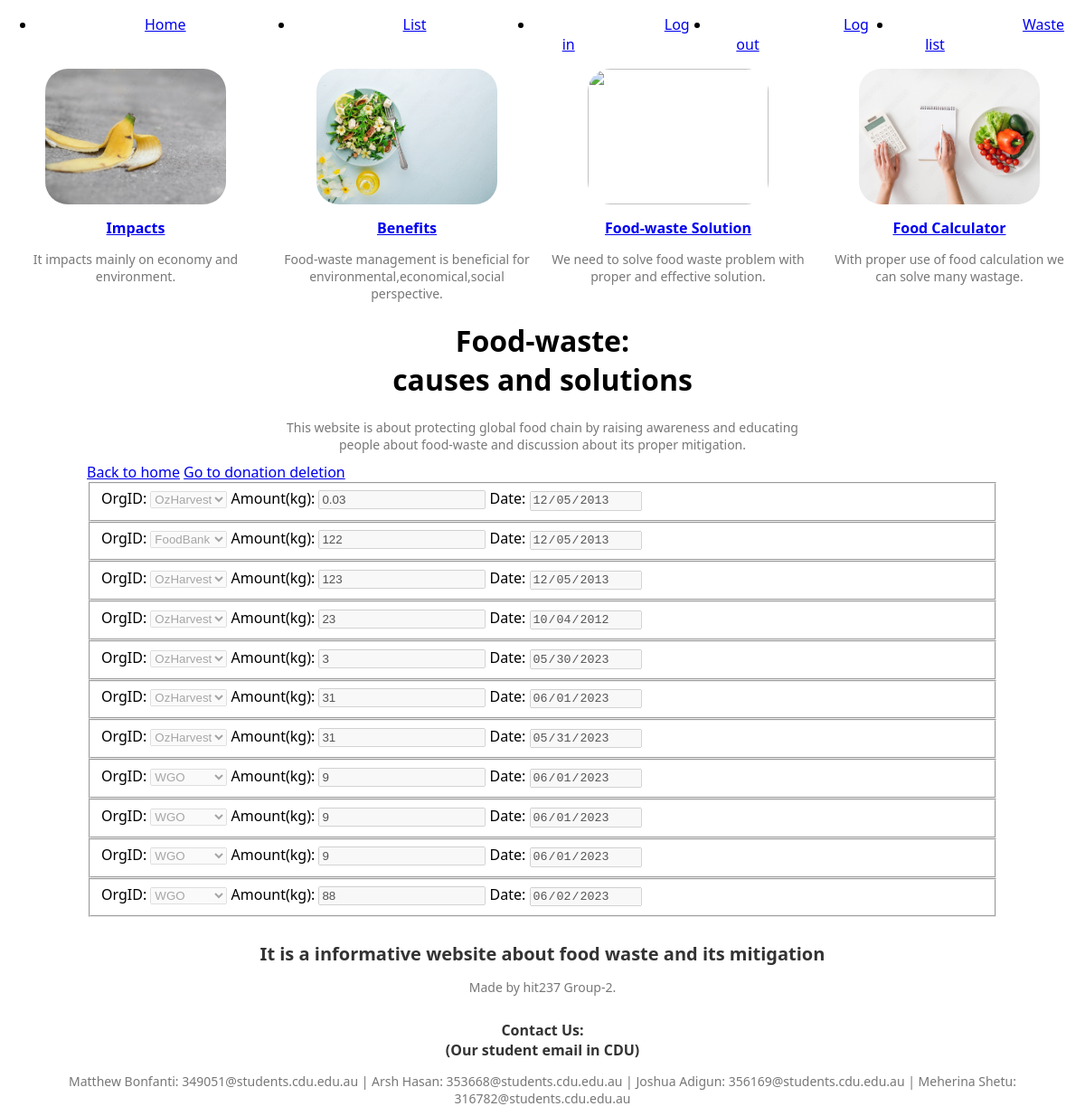
The app's page /audit/donate/past (signed in) with its own data.
### audit/models.py (models this page shows, shortened)
class Donate(models.Model):
     userID= models.ForeignKey(auth.User, on_delete =models.CASCADE, db_column = 'userID')    # foreign key of userID in user table
     orgID= models.ForeignKey(Organisation, on_delete = models.CASCADE, db_column = 'orgid') # Foreigh  key of organisation id field
     amount = models.IntegerField('Amount(kg)') # Amount donated by the user (max is $9999999 for one donation)
     date = models.DateTimeField()

### audit/views.py (the view)
# urls.py: path('donate/past', views.donate_read, name = 'donate_read'),
def donate_read(request):
    forms = []
    dates =[]
    donates = Donate.objects.all().filter(userID = request.session['id']).\
              filter(date__lt=datetime.now().date())
    for model in donates:
        forms.append(DonationForm(instance = model))
    content = { 'donations': forms}
    return render(request, app_name + 'donate_read.html', content)

### audit/models.py (called while the page is built)
    def __str__(self):
        return self.orgid

### audit/templates/audit/donate_read.html (shortened to what this page needs)
{% extends 'users/__base.html' %}
{% block content %}
<a href="{% url 'audit:auditHome' %}">Back to home</a>
<a href="{% url 'audit:donate_delete' %}">Go to donation deletion</a>
    {% for donation in donations %}
<fieldset disabled="disabled">
    {{ donation.as_table }}
</fieldset>
    {% endfor %}
{% endblock %}

### users/templates/users/__base.html (shortened to what this page needs)
{% load static %}
<!DOCTYPE html>
<html lang="en">
<head>
    <link rel="stylesheet" type="text/css" href="{% static 'users/css/styles.css' %}">
</head>
<body>
    <header>
        {% include 'users/header.html' %}
    </header>
    <main>
        {% block content %}{% endblock%}
    </main>
    <footer>
        {% include 'users/footer.html' %}
    </footer>
</body>
</html>

### users/templates/users/header.html
{% load static %}
{% include 'users/navbar.html' %}
<nav class="nagivation-images">
    <article>
        <img src="{% static 'users/images/cause.png'%}" />
        <h5><a href="{% url 'items' 'impacts'%}">Impacts</a></h5>
        <p>It impacts mainly on economy and environment.</p>
    </article>
    <article>
        {% url 'items' as item_url %}
        <img src="{% static 'users/images/benefit.png'%}" />
        <h5><a href="{% url 'items' 'benefits'%}">Benefits</a></h5>
        <p>Food-waste management is beneficial for environmental,economical,social perspective.</p>
    </article>
    <article>
        <img src="{% static 'users/images/solution.png'%}" />
        <h5><a href="{% url 'items' 'solutions' %}">Food-waste Solution</a></h5>
        <p>We need to solve food waste problem with proper and effective solution.</p>
    </article>
    <article>
        {% url 'calculator' as calculator_url %}
        <img src="{% static 'users/images/calculator.png'%}" />
        <h5><a href="{% url 'calculator' %}">Food Calculator</a></h5>
        <p>With proper use of food calculation we can solve many wastage.</p>
    </article>
</nav>
<h1 class="title">Food-waste:<br>causes and solutions</h1>
<p>This website is about protecting global food chain by raising awareness and educating <br>people about food-waste and discussion about its proper mitigation.</p>

### users/templates/users/navbar.html
<nav>
    <div class="nav-links">
        <ul>
            <li class="nav-item">
                <a class="nav-link {% if navbar == 'Home' %} active {% endif %}" aria-current="page" href="{% url 'index' %}">Home</a>
            </li>
            <li class="nav-item">
                <a class="nav-link {% if navbar == 'list' %} active {% endif %}" href="{% url 'audit:list' %}">List</a>
            </li>
            <li class="nav-item" id="log">
                <a class="nav-link {% if navbar == 'login' %} active {% endif %}" href="{% url 'login' %}">Log in</a>
            </li>
            <li class="nav-item" id="log">
                <a class="nav-link {% if navbar == 'loginout' %} active {% endif %}" href="{% url 'logout' %}">Log out</a>
            </li>
            <li class="nav-item">
                <a class="nav-link {% if navbar == 'wastelist' %} active {% endif %}" href="{% url 'wastelist' %}">Waste list</a>
            </li>
        </ul>
    </div>
</nav>

### users/templates/users/footer.html
<h4>It is a informative website about food waste and its mitigation</h4>
<p>Made by hit237 Group-2.</p>
<h5>Contact Us: <br>(Our student email in CDU)</h5>
<p>Matthew Bonfanti: 349051@students.cdu.edu.au | Arsh Hasan: 353668@students.cdu.edu.au | Joshua Adigun:  356169@students.cdu.edu.au | Meherina Shetu:  316782@students.cdu.edu.au</p>

### users/static/users/css/styles.css (style rules this page uses)
body { margin: 0; padding: 0; font-family: 'Segoe UI', Tahoma, Geneva, Verdana, sans-serif; }
header { color: black; height: 12%; width: 100%; }
main { width: 100%; height: 76%; background-size: cover; padding-left: 8%; padding-right: 8%; box-sizing: border-box; text-align: left; }
footer { height: 12%; color: black; }
img { height: 150px; width: 200px; object-fit: cover; transition: background-color 300ms; border-radius: 25px; }
nav ul { display: flex; }
.nagivation-images { display: flex; justify-content: space-between; }
.nagivation-images article { flex: 1; max-width: 25%; text-align: center; margin: 0 10px; }
.nagivation-images article img { max-width: 100%; }
.nagivation-images article h5 { margin-top: 10px; margin-bottom: 5px; }
.nagivation-images article p { margin-bottom: 0; }
a.nav-link { margin: 120px; }
body { margin: 0; padding: 0; text-align: center; }
h4 { color: #333; font-size: 20px; margin-bottom: 10px; }
p { color: #777; font-size: 14px; margin-bottom: 10px; }
h5 { color: #333; font-size: 16px; margin-bottom: 5px; }

### records on screen
Donate: amount "0.03" "12/05/2013"
Donate: amount "122" "12/05/2013"
Donate: amount "123" "12/05/2013"
Donate: amount "23" "10/04/2012"
Donate: amount "3" "05/30/2023"
Donate: amount "31" "06/01/2023"
Donate: amount "31" "05/31/2023"
Donate: amount "9" "06/01/2023"
Donate: amount "9" "06/01/2023"
Donate: amount "9" "06/01/2023"
Donate: amount "88" "06/02/2023"
